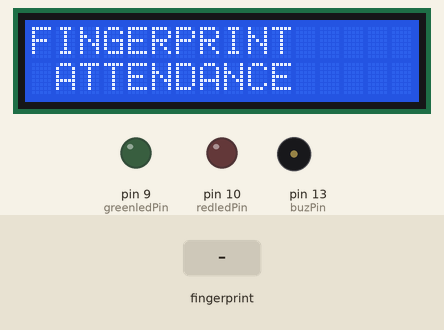
Simulated run of this sketch. Board: Arduino Mega 2560, built with avr-gcc and run on an emulated ATmega2560. Shown: 16×2 character LCD, output pins drawn as LEDs (lit = HIGH), buzzer (waves = sounding, pin HIGH). Dashed ring = blinking. The inputs (shaded band) are chosen by the test bench. What the sketch prints to the serial monitor is not drawn.

Above: at 5.3 s.
At 17.6 s:
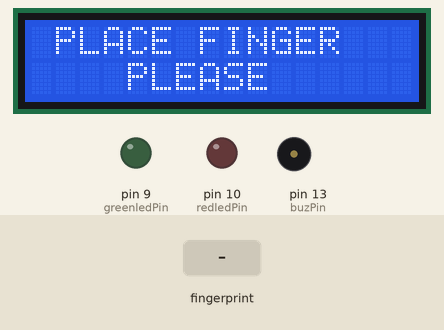
17.7 s: finger stored as number 1 placed on the sensor
At 18.13 s:
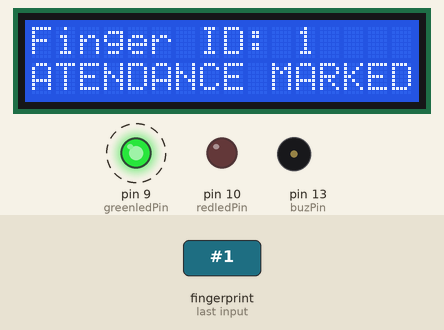
At 19.2 s:
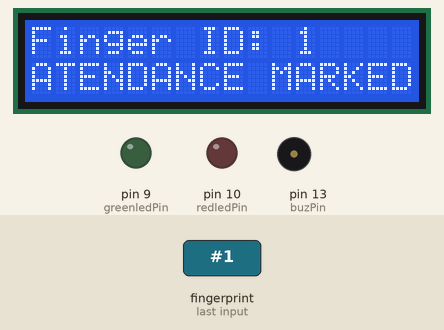
Timing chart, 0 to 20.7 s (numbered marks = the images above; inputs shaded):
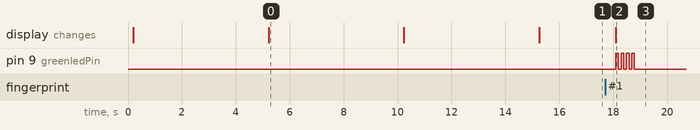

The sketch:

FINGERPRINT_MATCHING.ino
```cpp
#include <LiquidCrystal_I2C.h>

#include<Wire.h>
#include <LiquidCrystal_I2C.h>
#include <Adafruit_Fingerprint.h>

#if (defined(__AVR__) || defined(ESP8266)) && !defined(__AVR_ATmega2560__)
SoftwareSerial mySerial(2, 3);
#else
#define mySerial Serial1
#endif

Adafruit_Fingerprint finger = Adafruit_Fingerprint(&mySerial);

LiquidCrystal_I2C lcd(0x27, 16, 2);  // set the LCD address to 0x27 for a 16 chars and 2 line display
const int greenledPin = 9;  // GREEN LED connected to digital pin 9
const int redledPin = 10;  // RED LED connected to digital pin 10
const int buzPin = 13;  //BUZZER connected to digital pin 12
const int on=100; //Delay time for the LEDs

void setup() {
  Serial.begin(9600);
  pinMode(redledPin, OUTPUT);
  pinMode(greenledPin, OUTPUT);
  pinMode(buzPin, OUTPUT);// initialize the digital pins as an outputs
  while (!Serial);
  delay(100);
  Serial.println("\n\nAdafruit finger detect test");

  lcd.init();            // initialize the LCD
  lcd.backlight();

  lcd.setCursor(1, 0);
  lcd.print("PROJECT BY");
  lcd.setCursor(1, 1);
  lcd.print("PAUL CHENEGET");
  delay(5000);

  lcd.clear();
  lcd.setCursor(0, 0);
  lcd.print("FINGERPRINT");
  lcd.setCursor(0, 1);
  lcd.print(" ATTENDANCE");
  delay(5000);

  lcd.clear();
  lcd.setCursor(1, 0);
  lcd.print("FINGERPRINT");
  lcd.setCursor(1, 1);
  lcd.print("MATCHING");
  delay(5000);

  lcd.clear();
  lcd.setCursor(1, 0);
  lcd.print("PLACE FINGER");
  lcd.setCursor(4, 1);
  lcd.print("PLEASE");


  finger.begin(57600);
  delay(5);
  if (finger.verifyPassword()) {
    Serial.println("Found fingerprint sensor!");
  } else {
    Serial.println("Did not find fingerprint sensor :(");
    while (1) { delay(1); }
  }

  Serial.println(F("Reading sensor parameters"));
  finger.getParameters();
  Serial.print(F("Status: 0x")); Serial.println(finger.status_reg, HEX);
  Serial.print(F("Sys ID: 0x")); Serial.println(finger.system_id, HEX);
  Serial.print(F("Capacity: ")); Serial.println(finger.capacity);
  Serial.print(F("Security level: ")); Serial.println(finger.security_level);
  Serial.print(F("Device address: ")); Serial.println(finger.device_addr, HEX);
  Serial.print(F("Packet len: ")); Serial.println(finger.packet_len);
  Serial.print(F("Baud rate: ")); Serial.println(finger.baud_rate);

  finger.getTemplateCount();

  if (finger.templateCount == 0) {
    Serial.print("Sensor doesn't contain any fingerprint data. Please run the 'enroll' example.");
  } else {
    Serial.println("Waiting for a valid finger...");
    Serial.print("Sensor contains "); Serial.print(finger.templateCount); Serial.println(" templates");
  }
}

void loop() {
  if (finger.getImage() == FINGERPRINT_OK) {
    getFingerprintID();
    delay(2000); // Optional delay to avoid repeated prints for the same fingerprint
  }
}

uint8_t getFingerprintID() {
  uint8_t p = finger.image2Tz();
  switch (p) {
    case FINGERPRINT_OK:
      Serial.println("Image converted");
      break;
    case FINGERPRINT_IMAGEMESS:
      Serial.println("Image too messy");
      return p;
    case FINGERPRINT_PACKETRECIEVEERR:
      Serial.println("Communication error");
      return p;
    case FINGERPRINT_FEATUREFAIL:
      Serial.println("Could not find fingerprint features");
      return p;
    case FINGERPRINT_INVALIDIMAGE:
      Serial.println("Could not find fingerprint features");
      return p;
    default:
      Serial.println("Unknown error");
      return p;
  }

  // OK converted!
  p = finger.fingerSearch();
  if (p == FINGERPRINT_OK) {
    Serial.println("Found a print match!");
    Serial.print("Found ID #"); Serial.print(finger.fingerID);
    Serial.print(" with confidence of "); Serial.println(finger.confidence);

    // Display fingerprint information on LCD
    lcd.clear();
    lcd.setCursor(0, 0);
    lcd.print("Finger ID: ");
    lcd.print(finger.fingerID);
    lcd.setCursor(0, 1);
    lcd.print("ATENDANCE MARKED");
    //lcd.print("Confidence: ");
    //lcd.print(finger.confidence);

    //BLINK GREEN LED THRICE
    digitalWrite(greenledPin, HIGH);
    delay(on);
    digitalWrite(greenledPin, LOW);
    delay(on);
    digitalWrite(greenledPin, HIGH);
    delay(on);
    digitalWrite(greenledPin, LOW);
    delay(on);
    digitalWrite(greenledPin, HIGH);
    delay(on);
    digitalWrite(greenledPin, LOW);
    delay(on);
    digitalWrite(greenledPin, HIGH);
    delay(on);
    digitalWrite(greenledPin, LOW);
    delay(on);
    delay(4000);

    // Clear the LCD after 3 seconds
    lcd.clear();
    lcd.setCursor(0, 0);
    lcd.print("PLACE FINGER");
    lcd.setCursor(0, 1);
    lcd.print("PLEASE");
  } else if (p == FINGERPRINT_NOTFOUND) {
    Serial.println("Did not find a match");

    // Display "Did not match" message on LCD
    lcd.clear();
    lcd.setCursor(1, 0);
    lcd.print(" Fingerprint");
    lcd.setCursor(1, 1);
    lcd.print("Did not match");
    //BLINK RED LED  AND SOUND BUZZER THRICE
    digitalWrite(redledPin, HIGH);
    digitalWrite(buzPin, HIGH);
    delay(on);
    digitalWrite(redledPin, LOW);
    digitalWrite(buzPin, LOW);
    delay(on);
    digitalWrite(redledPin, HIGH);
    digitalWrite(buzPin, HIGH);
    delay(on);
    digitalWrite(redledPin, LOW);
    digitalWrite(buzPin, LOW);
    delay(on);
    digitalWrite(redledPin, HIGH);
    digitalWrite(buzPin, HIGH);
    delay(on);
    digitalWrite(redledPin, LOW);
    digitalWrite(buzPin, LOW);
    delay(on);

  } else if (p == FINGERPRINT_PACKETRECIEVEERR) {
    Serial.println("Communication error");
    return p;
  } else {
    Serial.println("Unknown error");
    return p;
  }

  return finger.fingerID;
}
```

Measured:
- after the input at 17.7 s, pin 9 (greenledPin): alternates HIGH for 0.10 s and LOW for 0.10 s, 8 changes in all, then stays LOW, starting after 0.39 s; the display: changes after 0.39 s (image 2)
- what the display in image 0 shows lasts 5.0 s, from 5.2 s to 10.2 s
